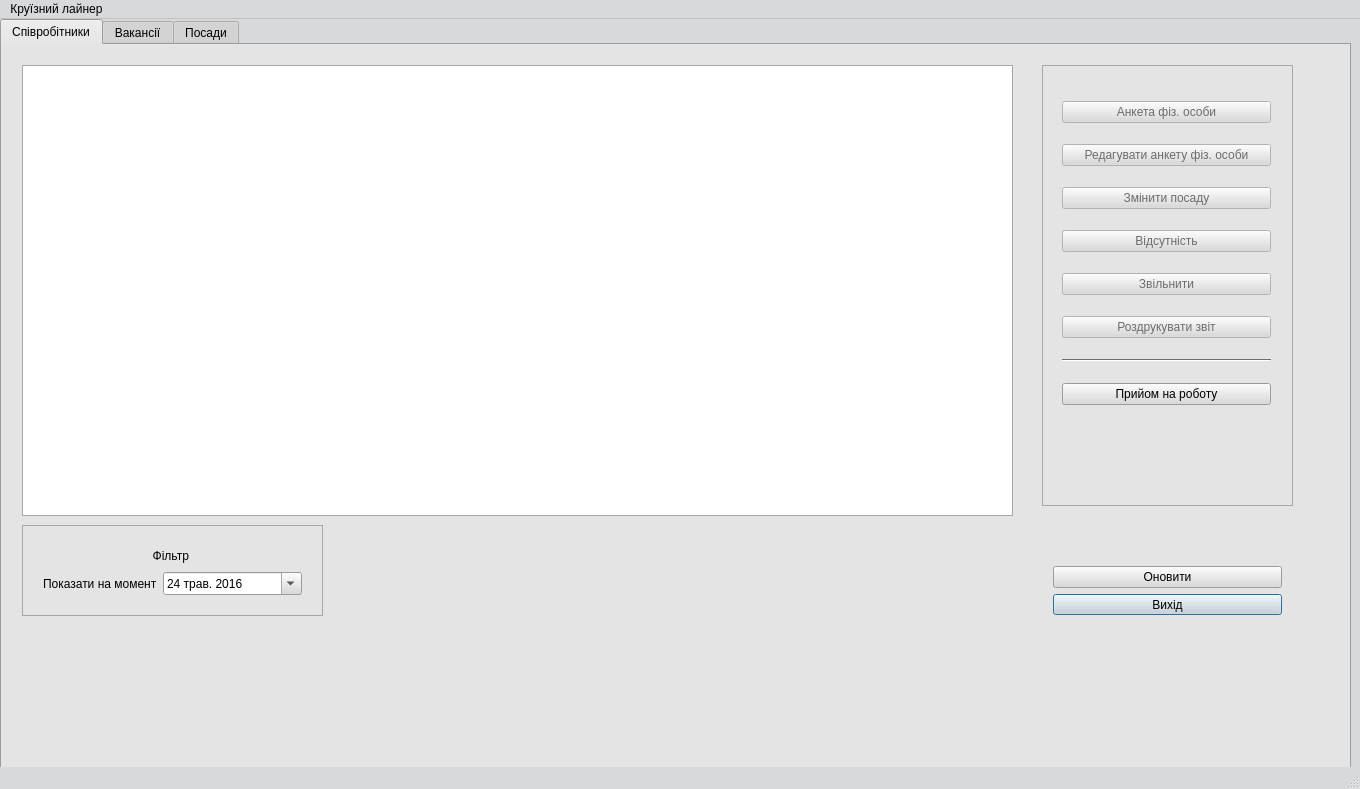
<?xml version="1.0" encoding="UTF-8"?>
<ui version="4.0">
 <class>HR_department</class>
 <widget class="QMainWindow" name="HR_department">
  <property name="enabled">
   <bool>true</bool>
  </property>
  <property name="geometry">
   <rect>
    <x>0</x>
    <y>0</y>
    <width>1360</width>
    <height>789</height>
   </rect>
  </property>
  <property name="sizePolicy">
   <sizepolicy hsizetype="MinimumExpanding" vsizetype="MinimumExpanding">
    <horstretch>0</horstretch>
    <verstretch>0</verstretch>
   </sizepolicy>
  </property>
  <property name="palette">
   <palette>
    <active>
     <colorrole role="WindowText">
      <brush brushstyle="SolidPattern">
       <color alpha="255">
        <red>0</red>
        <green>0</green>
        <blue>0</blue>
       </color>
      </brush>
     </colorrole>
     <colorrole role="Button">
      <brush brushstyle="SolidPattern">
       <color alpha="255">
        <red>216</red>
        <green>217</green>
        <blue>218</blue>
       </color>
      </brush>
     </colorrole>
     <colorrole role="Light">
      <brush brushstyle="SolidPattern">
       <color alpha="255">
        <red>255</red>
        <green>255</green>
        <blue>255</blue>
       </color>
      </brush>
     </colorrole>
     <colorrole role="Midlight">
      <brush brushstyle="SolidPattern">
       <color alpha="255">
        <red>235</red>
        <green>236</green>
        <blue>236</blue>
       </color>
      </brush>
     </colorrole>
     <colorrole role="Dark">
      <brush brushstyle="SolidPattern">
       <color alpha="255">
        <red>108</red>
        <green>108</green>
        <blue>109</blue>
       </color>
      </brush>
     </colorrole>
     <colorrole role="Mid">
      <brush brushstyle="SolidPattern">
       <color alpha="255">
        <red>144</red>
        <green>145</green>
        <blue>145</blue>
       </color>
      </brush>
     </colorrole>
     <colorrole role="Text">
      <brush brushstyle="SolidPattern">
       <color alpha="255">
        <red>0</red>
        <green>0</green>
        <blue>0</blue>
       </color>
      </brush>
     </colorrole>
     <colorrole role="BrightText">
      <brush brushstyle="SolidPattern">
       <color alpha="255">
        <red>255</red>
        <green>255</green>
        <blue>255</blue>
       </color>
      </brush>
     </colorrole>
     <colorrole role="ButtonText">
      <brush brushstyle="SolidPattern">
       <color alpha="255">
        <red>0</red>
        <green>0</green>
        <blue>0</blue>
       </color>
      </brush>
     </colorrole>
     <colorrole role="Base">
      <brush brushstyle="SolidPattern">
       <color alpha="255">
        <red>255</red>
        <green>255</green>
        <blue>255</blue>
       </color>
      </brush>
     </colorrole>
     <colorrole role="Window">
      <brush brushstyle="SolidPattern">
       <color alpha="255">
        <red>216</red>
        <green>217</green>
        <blue>218</blue>
       </color>
      </brush>
     </colorrole>
     <colorrole role="Shadow">
      <brush brushstyle="SolidPattern">
       <color alpha="255">
        <red>0</red>
        <green>0</green>
        <blue>0</blue>
       </color>
      </brush>
     </colorrole>
     <colorrole role="AlternateBase">
      <brush brushstyle="SolidPattern">
       <color alpha="255">
        <red>235</red>
        <green>236</green>
        <blue>236</blue>
       </color>
      </brush>
     </colorrole>
     <colorrole role="ToolTipBase">
      <brush brushstyle="SolidPattern">
       <color alpha="255">
        <red>255</red>
        <green>255</green>
        <blue>220</blue>
       </color>
      </brush>
     </colorrole>
     <colorrole role="ToolTipText">
      <brush brushstyle="SolidPattern">
       <color alpha="255">
        <red>0</red>
        <green>0</green>
        <blue>0</blue>
       </color>
      </brush>
     </colorrole>
    </active>
    <inactive>
     <colorrole role="WindowText">
      <brush brushstyle="SolidPattern">
       <color alpha="255">
        <red>0</red>
        <green>0</green>
        <blue>0</blue>
       </color>
      </brush>
     </colorrole>
     <colorrole role="Button">
      <brush brushstyle="SolidPattern">
       <color alpha="255">
        <red>216</red>
        <green>217</green>
        <blue>218</blue>
       </color>
      </brush>
     </colorrole>
     <colorrole role="Light">
      <brush brushstyle="SolidPattern">
       <color alpha="255">
        <red>255</red>
        <green>255</green>
        <blue>255</blue>
       </color>
      </brush>
     </colorrole>
     <colorrole role="Midlight">
      <brush brushstyle="SolidPattern">
       <color alpha="255">
        <red>235</red>
        <green>236</green>
        <blue>236</blue>
       </color>
      </brush>
     </colorrole>
     <colorrole role="Dark">
      <brush brushstyle="SolidPattern">
       <color alpha="255">
        <red>108</red>
        <green>108</green>
        <blue>109</blue>
       </color>
      </brush>
     </colorrole>
     <colorrole role="Mid">
      <brush brushstyle="SolidPattern">
       <color alpha="255">
        <red>144</red>
        <green>145</green>
        <blue>145</blue>
       </color>
      </brush>
     </colorrole>
     <colorrole role="Text">
      <brush brushstyle="SolidPattern">
       <color alpha="255">
        <red>0</red>
        <green>0</green>
        <blue>0</blue>
       </color>
      </brush>
     </colorrole>
     <colorrole role="BrightText">
      <brush brushstyle="SolidPattern">
       <color alpha="255">
        <red>255</red>
        <green>255</green>
        <blue>255</blue>
       </color>
      </brush>
     </colorrole>
     <colorrole role="ButtonText">
      <brush brushstyle="SolidPattern">
       <color alpha="255">
        <red>0</red>
        <green>0</green>
        <blue>0</blue>
       </color>
      </brush>
     </colorrole>
     <colorrole role="Base">
      <brush brushstyle="SolidPattern">
       <color alpha="255">
        <red>255</red>
        <green>255</green>
        <blue>255</blue>
       </color>
      </brush>
     </colorrole>
     <colorrole role="Window">
      <brush brushstyle="SolidPattern">
       <color alpha="255">
        <red>216</red>
        <green>217</green>
        <blue>218</blue>
       </color>
      </brush>
     </colorrole>
     <colorrole role="Shadow">
      <brush brushstyle="SolidPattern">
       <color alpha="255">
        <red>0</red>
        <green>0</green>
        <blue>0</blue>
       </color>
      </brush>
     </colorrole>
     <colorrole role="AlternateBase">
      <brush brushstyle="SolidPattern">
       <color alpha="255">
        <red>235</red>
        <green>236</green>
        <blue>236</blue>
       </color>
      </brush>
     </colorrole>
     <colorrole role="ToolTipBase">
      <brush brushstyle="SolidPattern">
       <color alpha="255">
        <red>255</red>
        <green>255</green>
        <blue>220</blue>
       </color>
      </brush>
     </colorrole>
     <colorrole role="ToolTipText">
      <brush brushstyle="SolidPattern">
       <color alpha="255">
        <red>0</red>
        <green>0</green>
        <blue>0</blue>
       </color>
      </brush>
     </colorrole>
    </inactive>
    <disabled>
     <colorrole role="WindowText">
      <brush brushstyle="SolidPattern">
       <color alpha="255">
        <red>108</red>
        <green>108</green>
        <blue>109</blue>
       </color>
      </brush>
     </colorrole>
     <colorrole role="Button">
      <brush brushstyle="SolidPattern">
       <color alpha="255">
        <red>216</red>
        <green>217</green>
        <blue>218</blue>
       </color>
      </brush>
     </colorrole>
     <colorrole role="Light">
      <brush brushstyle="SolidPattern">
       <color alpha="255">
        <red>255</red>
        <green>255</green>
        <blue>255</blue>
       </color>
      </brush>
     </colorrole>
     <colorrole role="Midlight">
      <brush brushstyle="SolidPattern">
       <color alpha="255">
        <red>235</red>
        <green>236</green>
        <blue>236</blue>
       </color>
      </brush>
     </colorrole>
     <colorrole role="Dark">
      <brush brushstyle="SolidPattern">
       <color alpha="255">
        <red>108</red>
        <green>108</green>
        <blue>109</blue>
       </color>
      </brush>
     </colorrole>
     <colorrole role="Mid">
      <brush brushstyle="SolidPattern">
       <color alpha="255">
        <red>144</red>
        <green>145</green>
        <blue>145</blue>
       </color>
      </brush>
     </colorrole>
     <colorrole role="Text">
      <brush brushstyle="SolidPattern">
       <color alpha="255">
        <red>108</red>
        <green>108</green>
        <blue>109</blue>
       </color>
      </brush>
     </colorrole>
     <colorrole role="BrightText">
      <brush brushstyle="SolidPattern">
       <color alpha="255">
        <red>255</red>
        <green>255</green>
        <blue>255</blue>
       </color>
      </brush>
     </colorrole>
     <colorrole role="ButtonText">
      <brush brushstyle="SolidPattern">
       <color alpha="255">
        <red>108</red>
        <green>108</green>
        <blue>109</blue>
       </color>
      </brush>
     </colorrole>
     <colorrole role="Base">
      <brush brushstyle="SolidPattern">
       <color alpha="255">
        <red>216</red>
        <green>217</green>
        <blue>218</blue>
       </color>
      </brush>
     </colorrole>
     <colorrole role="Window">
      <brush brushstyle="SolidPattern">
       <color alpha="255">
        <red>216</red>
        <green>217</green>
        <blue>218</blue>
       </color>
      </brush>
     </colorrole>
     <colorrole role="Shadow">
      <brush brushstyle="SolidPattern">
       <color alpha="255">
        <red>0</red>
        <green>0</green>
        <blue>0</blue>
       </color>
      </brush>
     </colorrole>
     <colorrole role="AlternateBase">
      <brush brushstyle="SolidPattern">
       <color alpha="255">
        <red>216</red>
        <green>217</green>
        <blue>218</blue>
       </color>
      </brush>
     </colorrole>
     <colorrole role="ToolTipBase">
      <brush brushstyle="SolidPattern">
       <color alpha="255">
        <red>255</red>
        <green>255</green>
        <blue>220</blue>
       </color>
      </brush>
     </colorrole>
     <colorrole role="ToolTipText">
      <brush brushstyle="SolidPattern">
       <color alpha="255">
        <red>0</red>
        <green>0</green>
        <blue>0</blue>
       </color>
      </brush>
     </colorrole>
    </disabled>
   </palette>
  </property>
  <property name="windowTitle">
   <string>Круїзний лайнер. Відділ кадрів</string>
  </property>
  <property name="locale">
   <locale language="Ukrainian" country="Ukraine"/>
  </property>
  <widget class="QWidget" name="centralWidget">
   <property name="sizePolicy">
    <sizepolicy hsizetype="Expanding" vsizetype="Expanding">
     <horstretch>0</horstretch>
     <verstretch>0</verstretch>
    </sizepolicy>
   </property>
   <property name="mouseTracking">
    <bool>false</bool>
   </property>
   <property name="focusPolicy">
    <enum>Qt::NoFocus</enum>
   </property>
   <widget class="QTabWidget" name="tabWidget">
    <property name="geometry">
     <rect>
      <x>0</x>
      <y>0</y>
      <width>1351</width>
      <height>751</height>
     </rect>
    </property>
    <property name="sizePolicy">
     <sizepolicy hsizetype="Expanding" vsizetype="Expanding">
      <horstretch>0</horstretch>
      <verstretch>0</verstretch>
     </sizepolicy>
    </property>
    <property name="focusPolicy">
     <enum>Qt::NoFocus</enum>
    </property>
    <property name="toolTip">
     <string>&lt;html&gt;&lt;head/&gt;&lt;body&gt;&lt;p&gt;&lt;br/&gt;&lt;/p&gt;&lt;/body&gt;&lt;/html&gt;</string>
    </property>
    <property name="whatsThis">
     <string>&lt;html&gt;&lt;head/&gt;&lt;body&gt;&lt;p&gt;&lt;br/&gt;&lt;/p&gt;&lt;/body&gt;&lt;/html&gt;</string>
    </property>
    <property name="currentIndex">
     <number>0</number>
    </property>
    <widget class="QWidget" name="tab_stuff">
     <property name="enabled">
      <bool>true</bool>
     </property>
     <property name="focusPolicy">
      <enum>Qt::NoFocus</enum>
     </property>
     <property name="toolTip">
      <string/>
     </property>
     <attribute name="title">
      <string>Співробітники</string>
     </attribute>
     <widget class="QTableView" name="table_staff">
      <property name="geometry">
       <rect>
        <x>20</x>
        <y>20</y>
        <width>991</width>
        <height>451</height>
       </rect>
      </property>
      <attribute name="horizontalHeaderCascadingSectionResizes">
       <bool>true</bool>
      </attribute>
      <attribute name="horizontalHeaderStretchLastSection">
       <bool>false</bool>
      </attribute>
     </widget>
     <widget class="QFrame" name="frame_actions_1">
      <property name="geometry">
       <rect>
        <x>1040</x>
        <y>20</y>
        <width>251</width>
        <height>441</height>
       </rect>
      </property>
      <property name="frameShape">
       <enum>QFrame::StyledPanel</enum>
      </property>
      <property name="frameShadow">
       <enum>QFrame::Raised</enum>
      </property>
      <widget class="QWidget" name="gridLayoutWidget_2">
       <property name="geometry">
        <rect>
         <x>9</x>
         <y>10</y>
         <width>231</width>
         <height>361</height>
        </rect>
       </property>
       <layout class="QGridLayout" name="gridLayout_2">
        <item row="6" column="0">
         <widget class="QPushButton" name="button_printReport">
          <property name="enabled">
           <bool>false</bool>
          </property>
          <property name="cursor">
           <cursorShape>PointingHandCursor</cursorShape>
          </property>
          <property name="text">
           <string>Роздрукувати звіт</string>
          </property>
         </widget>
        </item>
        <item row="5" column="0">
         <widget class="QPushButton" name="button_firePers">
          <property name="enabled">
           <bool>false</bool>
          </property>
          <property name="cursor">
           <cursorShape>PointingHandCursor</cursorShape>
          </property>
          <property name="text">
           <string>Звільнити</string>
          </property>
         </widget>
        </item>
        <item row="2" column="0">
         <widget class="QPushButton" name="button_changePersPosition">
          <property name="enabled">
           <bool>false</bool>
          </property>
          <property name="cursor">
           <cursorShape>PointingHandCursor</cursorShape>
          </property>
          <property name="text">
           <string>Змінити посаду</string>
          </property>
         </widget>
        </item>
        <item row="7" column="0">
         <widget class="Line" name="line">
          <property name="orientation">
           <enum>Qt::Horizontal</enum>
          </property>
         </widget>
        </item>
        <item row="0" column="0">
         <widget class="QPushButton" name="button_showPersInfo">
          <property name="enabled">
           <bool>false</bool>
          </property>
          <property name="cursor">
           <cursorShape>PointingHandCursor</cursorShape>
          </property>
          <property name="text">
           <string>Анкета фіз. особи</string>
          </property>
         </widget>
        </item>
        <item row="8" column="0">
         <widget class="QPushButton" name="button_addStuff">
          <property name="cursor">
           <cursorShape>PointingHandCursor</cursorShape>
          </property>
          <property name="text">
           <string>Прийом на роботу</string>
          </property>
         </widget>
        </item>
        <item row="4" column="0">
         <widget class="QPushButton" name="button_addPersAbsence">
          <property name="enabled">
           <bool>false</bool>
          </property>
          <property name="cursor">
           <cursorShape>PointingHandCursor</cursorShape>
          </property>
          <property name="toolTip">
           <string/>
          </property>
          <property name="text">
           <string>Відсутність</string>
          </property>
         </widget>
        </item>
        <item row="1" column="0">
         <widget class="QPushButton" name="button_editPersInfo">
          <property name="enabled">
           <bool>false</bool>
          </property>
          <property name="cursor">
           <cursorShape>PointingHandCursor</cursorShape>
          </property>
          <property name="toolTip">
           <string/>
          </property>
          <property name="text">
           <string>Редагувати анкету фіз. особи</string>
          </property>
         </widget>
        </item>
       </layout>
      </widget>
     </widget>
     <widget class="QFrame" name="frame_filter_1">
      <property name="geometry">
       <rect>
        <x>20</x>
        <y>480</y>
        <width>301</width>
        <height>91</height>
       </rect>
      </property>
      <property name="autoFillBackground">
       <bool>false</bool>
      </property>
      <property name="frameShape">
       <enum>QFrame::StyledPanel</enum>
      </property>
      <property name="frameShadow">
       <enum>QFrame::Sunken</enum>
      </property>
      <widget class="QWidget" name="gridLayoutWidget">
       <property name="geometry">
        <rect>
         <x>10</x>
         <y>10</y>
         <width>281</width>
         <height>71</height>
        </rect>
       </property>
       <layout class="QGridLayout" name="gridLayout">
        <item row="0" column="0">
         <widget class="QLabel" name="label">
          <property name="text">
           <string>Фільтр </string>
          </property>
          <property name="alignment">
           <set>Qt::AlignCenter</set>
          </property>
         </widget>
        </item>
        <item row="1" column="0">
         <layout class="QHBoxLayout" name="horizontalLayout">
          <property name="sizeConstraint">
           <enum>QLayout::SetNoConstraint</enum>
          </property>
          <item>
           <widget class="QLabel" name="label_2">
            <property name="sizePolicy">
             <sizepolicy hsizetype="Preferred" vsizetype="Preferred">
              <horstretch>0</horstretch>
              <verstretch>0</verstretch>
             </sizepolicy>
            </property>
            <property name="text">
             <string>Показати на момент</string>
            </property>
           </widget>
          </item>
          <item>
           <widget class="QDateEdit" name="date_historyView">
            <property name="sizePolicy">
             <sizepolicy hsizetype="Expanding" vsizetype="Fixed">
              <horstretch>0</horstretch>
              <verstretch>0</verstretch>
             </sizepolicy>
            </property>
            <property name="cursor">
             <cursorShape>PointingHandCursor</cursorShape>
            </property>
            <property name="dateTime">
             <datetime>
              <hour>0</hour>
              <minute>0</minute>
              <second>0</second>
              <year>2016</year>
              <month>5</month>
              <day>24</day>
             </datetime>
            </property>
            <property name="calendarPopup">
             <bool>true</bool>
            </property>
           </widget>
          </item>
         </layout>
        </item>
       </layout>
      </widget>
     </widget>
     <widget class="QWidget" name="verticalLayoutWidget_3">
      <property name="geometry">
       <rect>
        <x>1040</x>
        <y>510</y>
        <width>251</width>
        <height>71</height>
       </rect>
      </property>
      <layout class="QVBoxLayout" name="verticalLayout_3">
       <item>
        <widget class="QPushButton" name="updateStaffTable">
         <property name="cursor">
          <cursorShape>PointingHandCursor</cursorShape>
         </property>
         <property name="text">
          <string>Оновити</string>
         </property>
        </widget>
       </item>
       <item>
        <widget class="QPushButton" name="button_closeWindow">
         <property name="cursor">
          <cursorShape>PointingHandCursor</cursorShape>
         </property>
         <property name="text">
          <string>Вихід</string>
         </property>
         <property name="default">
          <bool>true</bool>
         </property>
        </widget>
       </item>
      </layout>
     </widget>
    </widget>
    <widget class="QWidget" name="tab_vacancies">
     <property name="cursor">
      <cursorShape>ArrowCursor</cursorShape>
     </property>
     <attribute name="title">
      <string>Вакансії</string>
     </attribute>
     <widget class="QTableView" name="table_vacancies">
      <property name="geometry">
       <rect>
        <x>20</x>
        <y>20</y>
        <width>991</width>
        <height>471</height>
       </rect>
      </property>
     </widget>
     <widget class="QFrame" name="frame_actions_4">
      <property name="geometry">
       <rect>
        <x>1040</x>
        <y>20</y>
        <width>251</width>
        <height>471</height>
       </rect>
      </property>
      <property name="frameShape">
       <enum>QFrame::StyledPanel</enum>
      </property>
      <property name="frameShadow">
       <enum>QFrame::Raised</enum>
      </property>
      <widget class="QWidget" name="gridLayoutWidget_4">
       <property name="geometry">
        <rect>
         <x>9</x>
         <y>10</y>
         <width>231</width>
         <height>141</height>
        </rect>
       </property>
       <layout class="QGridLayout" name="gridLayout_4">
        <item row="3" column="0">
         <widget class="QPushButton" name="button_openVacancy">
          <property name="cursor">
           <cursorShape>PointingHandCursor</cursorShape>
          </property>
          <property name="text">
           <string>Створити вакансію</string>
          </property>
         </widget>
        </item>
        <item row="0" column="0">
         <widget class="QPushButton" name="button_closeVacancy">
          <property name="enabled">
           <bool>false</bool>
          </property>
          <property name="cursor">
           <cursorShape>PointingHandCursor</cursorShape>
          </property>
          <property name="text">
           <string>Закрити вакансію</string>
          </property>
         </widget>
        </item>
        <item row="2" column="0">
         <widget class="Line" name="line_4">
          <property name="orientation">
           <enum>Qt::Horizontal</enum>
          </property>
         </widget>
        </item>
       </layout>
      </widget>
     </widget>
     <widget class="QWidget" name="verticalLayoutWidget">
      <property name="geometry">
       <rect>
        <x>1040</x>
        <y>510</y>
        <width>251</width>
        <height>71</height>
       </rect>
      </property>
      <layout class="QVBoxLayout" name="verticalLayout">
       <item>
        <widget class="QPushButton" name="updateVacanciesTable">
         <property name="cursor">
          <cursorShape>PointingHandCursor</cursorShape>
         </property>
         <property name="text">
          <string>Оновити</string>
         </property>
        </widget>
       </item>
       <item>
        <widget class="QPushButton" name="button_closeWindow_3">
         <property name="cursor">
          <cursorShape>PointingHandCursor</cursorShape>
         </property>
         <property name="text">
          <string>Вихід</string>
         </property>
         <property name="default">
          <bool>true</bool>
         </property>
        </widget>
       </item>
      </layout>
     </widget>
    </widget>
    <widget class="QWidget" name="tab_positions">
     <property name="cursor">
      <cursorShape>ArrowCursor</cursorShape>
     </property>
     <attribute name="title">
      <string>Посади</string>
     </attribute>
     <widget class="QTableView" name="table_positions">
      <property name="geometry">
       <rect>
        <x>20</x>
        <y>20</y>
        <width>991</width>
        <height>441</height>
       </rect>
      </property>
     </widget>
     <widget class="QFrame" name="frame_actions_3">
      <property name="geometry">
       <rect>
        <x>1040</x>
        <y>20</y>
        <width>251</width>
        <height>441</height>
       </rect>
      </property>
      <property name="frameShape">
       <enum>QFrame::StyledPanel</enum>
      </property>
      <property name="frameShadow">
       <enum>QFrame::Raised</enum>
      </property>
      <widget class="QWidget" name="gridLayoutWidget_3">
       <property name="geometry">
        <rect>
         <x>9</x>
         <y>10</y>
         <width>231</width>
         <height>241</height>
        </rect>
       </property>
       <layout class="QGridLayout" name="gridLayout_3">
        <item row="5" column="0">
         <widget class="QPushButton" name="button_addPosition">
          <property name="enabled">
           <bool>false</bool>
          </property>
          <property name="cursor">
           <cursorShape>PointingHandCursor</cursorShape>
          </property>
          <property name="text">
           <string>Створити посаду</string>
          </property>
         </widget>
        </item>
        <item row="1" column="0">
         <widget class="QPushButton" name="button_editPosition">
          <property name="enabled">
           <bool>false</bool>
          </property>
          <property name="cursor">
           <cursorShape>PointingHandCursor</cursorShape>
          </property>
          <property name="toolTip">
           <string/>
          </property>
          <property name="text">
           <string>Редагувати</string>
          </property>
         </widget>
        </item>
        <item row="0" column="0">
         <widget class="QPushButton" name="button_showPositInfo">
          <property name="enabled">
           <bool>false</bool>
          </property>
          <property name="cursor">
           <cursorShape>PointingHandCursor</cursorShape>
          </property>
          <property name="text">
           <string>Інформація про посаду</string>
          </property>
         </widget>
        </item>
        <item row="2" column="0">
         <widget class="QPushButton" name="button_deletePosition">
          <property name="enabled">
           <bool>false</bool>
          </property>
          <property name="cursor">
           <cursorShape>PointingHandCursor</cursorShape>
          </property>
          <property name="text">
           <string>Видалити</string>
          </property>
         </widget>
        </item>
        <item row="4" column="0">
         <widget class="Line" name="line_3">
          <property name="orientation">
           <enum>Qt::Horizontal</enum>
          </property>
         </widget>
        </item>
       </layout>
      </widget>
     </widget>
     <widget class="QWidget" name="verticalLayoutWidget_2">
      <property name="geometry">
       <rect>
        <x>1040</x>
        <y>480</y>
        <width>251</width>
        <height>71</height>
       </rect>
      </property>
      <layout class="QVBoxLayout" name="verticalLayout_2">
       <item>
        <widget class="QPushButton" name="updatePositTable">
         <property name="cursor">
          <cursorShape>PointingHandCursor</cursorShape>
         </property>
         <property name="text">
          <string>Оновити</string>
         </property>
        </widget>
       </item>
       <item>
        <widget class="QPushButton" name="button_closeWindow_2">
         <property name="cursor">
          <cursorShape>PointingHandCursor</cursorShape>
         </property>
         <property name="text">
          <string>Вихід</string>
         </property>
         <property name="default">
          <bool>true</bool>
         </property>
        </widget>
       </item>
      </layout>
     </widget>
    </widget>
   </widget>
  </widget>
  <widget class="QMenuBar" name="menuBar">
   <property name="geometry">
    <rect>
     <x>0</x>
     <y>0</y>
     <width>1360</width>
     <height>22</height>
    </rect>
   </property>
   <widget class="QMenu" name="menuAsd">
    <property name="title">
     <string>Круїзний лайнер</string>
    </property>
    <addaction name="action"/>
   </widget>
   <addaction name="menuAsd"/>
  </widget>
  <widget class="QStatusBar" name="statusBar"/>
  <action name="actionAsd">
   <property name="text">
    <string>asd</string>
   </property>
  </action>
  <action name="action">
   <property name="text">
    <string>Вихід</string>
   </property>
  </action>
 </widget>
 <layoutdefault spacing="6" margin="11"/>
 <resources/>
 <connections/>
</ui>
